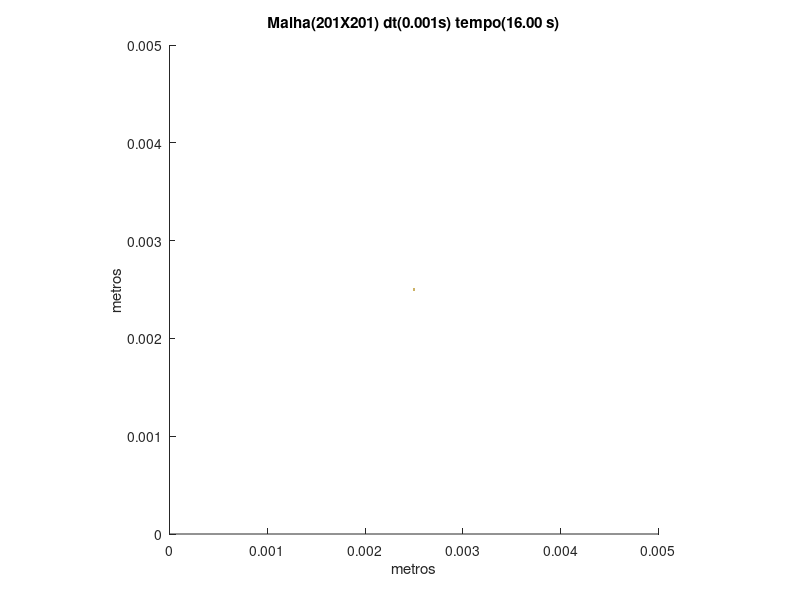

Source code (MATLAB):
set (gca,'PlotBoxAspectRatio',[1 1 1],'Xlim',[0,0.005],'Ylim',[0,0.005])
hold on
title('Malha(201X201) dt(0.001s) tempo(16.00 s)')
hold on
ylabel('metros')
hold on
xlabel('metros')
hold on

fill([0.00248756218905473 0.00248756218905473 0.00251243781094527 0.00251243781094527],[0.00248756218905473 0.00251243781094527 0.00251243781094527 0.00248756218905473],[0.8,0.7,0.4],'LineStyle','none')
